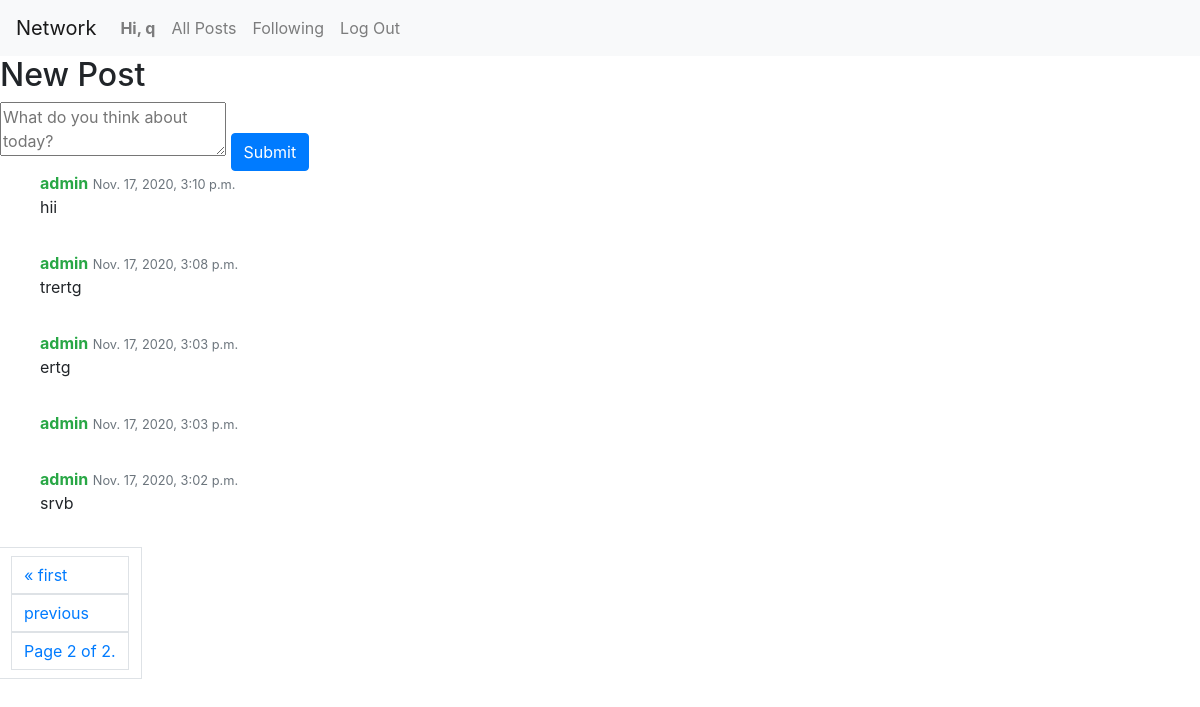
/?page=2 (signed in), run on the app's committed database.
### network/models.py (models this page shows, shortened)
class User(AbstractUser):
    pass

class Post(models.Model):
    post = models.TextField(blank=True)
    post_time = models.DateTimeField(default=timezone.now)
    user_posted = models.ForeignKey(User, on_delete=models.CASCADE)

### network/views.py (the view)
# urls.py: path("", views.index, name="index"),
def index(request):
    all_posts = Post.objects.order_by("-post_time").all()
    paginator = Paginator(all_posts, 10)
    page_number = request.GET.get('page')
    page_obj = paginator.get_page(page_number)
    if request.user.is_authenticated:
        return render(request, "network/index.html", {
            'all_posts': all_posts,
            'page_obj': page_obj,
        })
    else:
        return HttpResponseRedirect(reverse("login"))

### network/templates/network/index.html (shortened to what this page needs)
{% extends "network/layout.html" %}
{% block body %}
    <div class="new-post">
        <h2>New Post</h2>
        <textarea id="post-text" placeholder="What do you think about today?"></textarea>
        <input type="submit" id="new_post" class="btn btn-primary"/>
    </div>
    <div class="all-posts">
        {% for post in page_obj %}
            <ul class="media-list">
                <li class="media">
                    <div class="media-body">
                        <strong class="text-success">{{post.user_posted}}</strong>
                        <span class="text-muted pull-right">
                            <small class="text-muted">{{post.post_time}}</small>
                        </span>
                        <p>
                            {{post.post}}
                        </p>
                    </div>
                </li>
            </ul>
        {% endfor %}
        <div class="pagination">
            <span class="page-link">
                {% if page_obj.has_previous %}
                    <a class="page-link" href="?page=1">&laquo; first</a>
                    <a class="page-link" href="?page={{ page_obj.previous_page_number }}">previous</a>
                {% endif %}
                <span class="current page-link disabled">
                    Page {{ page_obj.number }} of {{ page_obj.paginator.num_pages }}.
                </span>
            </span>
        </div>
    </div>
{% endblock %}

### network/templates/network/layout.html (shortened to what this page needs)
{% load static %}
<!DOCTYPE html>
<html lang="en">
    <head>
        <link rel="stylesheet" href="https://stackpath.bootstrapcdn.com/bootstrap/4.4.1/css/bootstrap.min.css">
        <link href="{% static 'network/styles.css' %}" rel="stylesheet">
    </head>
    <body>
        <nav class="navbar navbar-expand-lg navbar-light bg-light">
            <a class="navbar-brand" href="#">Network</a>
            <div>
              <ul class="navbar-nav mr-auto">
                {% if user.is_authenticated %}
                    <li class="nav-item">
                        <a class="nav-link" id="profile" href="{% url 'profile page' user.username %}"><strong>Hi, {{ user.username }}</strong></a>
                    </li>
                {% endif %}
                <li class="nav-item">
                  <a class="nav-link" href="{% url 'index' %}">All Posts</a>
                </li>
                {% if user.is_authenticated %}
                    <li class="nav-item">
                        <a class="nav-link" id="following" href="#">Following</a>
                    </li>
                    <li class="nav-item">
                        <a class="nav-link" href="{% url 'logout' %}">Log Out</a>
                    </li>
                {% endif %}
              </ul>
            </div>
          </nav>
        <div class="body">
            {% block body %}
            {% endblock %}
        </div>
    </body>
</html>

### data on the page
User: username "q"
Post: user_posted "admin", post_time "Nov. 17, 2020, 3:10 p.m.", post "hii"
Post: user_posted "admin", post_time "Nov. 17, 2020, 3:08 p.m.", post "trertg"
Post: user_posted "admin", post_time "Nov. 17, 2020, 3:03 p.m.", post "ertg"
Post: user_posted "admin", post_time "Nov. 17, 2020, 3:03 p.m."
Post: user_posted "admin", post_time "Nov. 17, 2020, 3:02 p.m.", post "srvb"

### other printed values
{{ page_obj.number }} "2"
{{ page_obj.paginator.num_pages }} "2"
